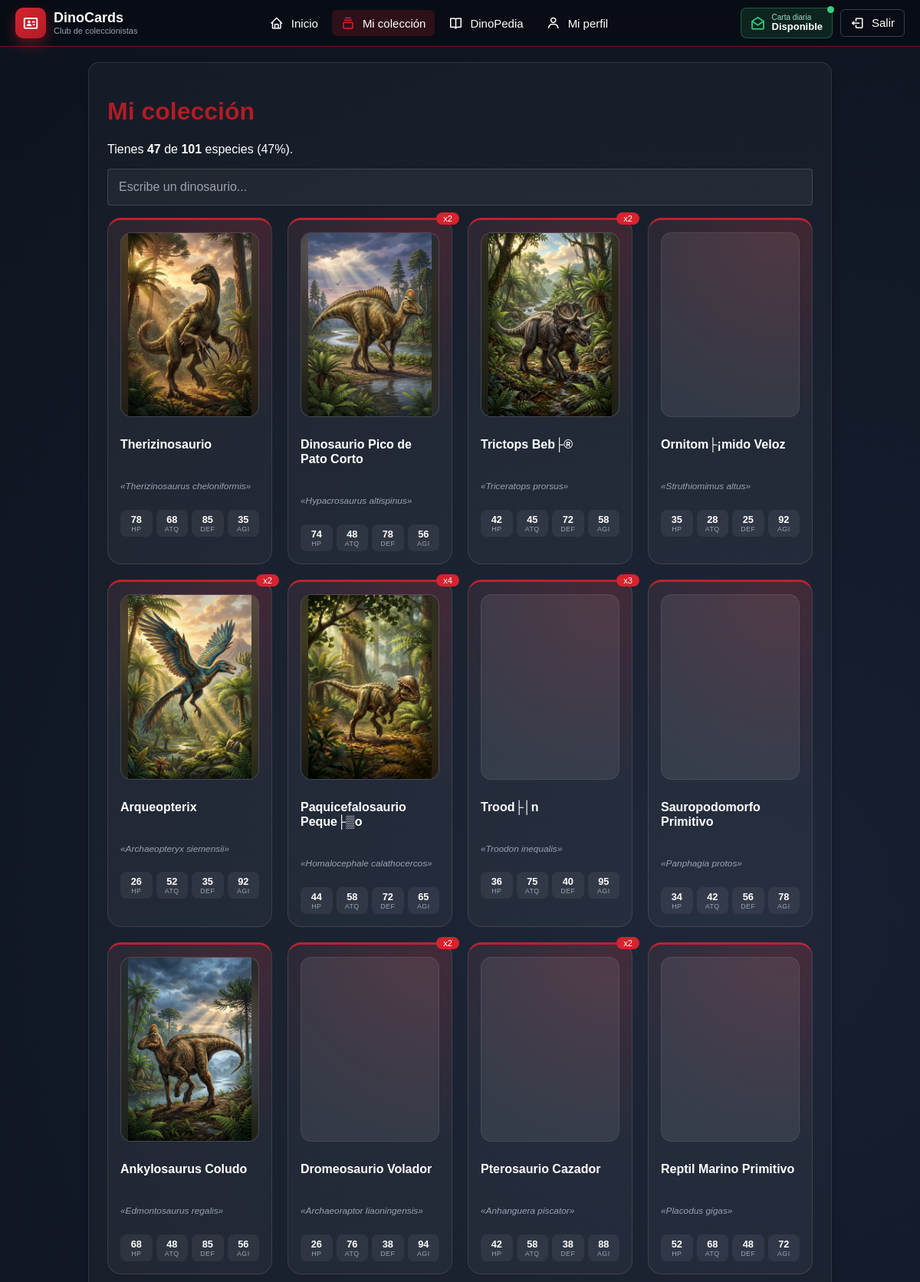
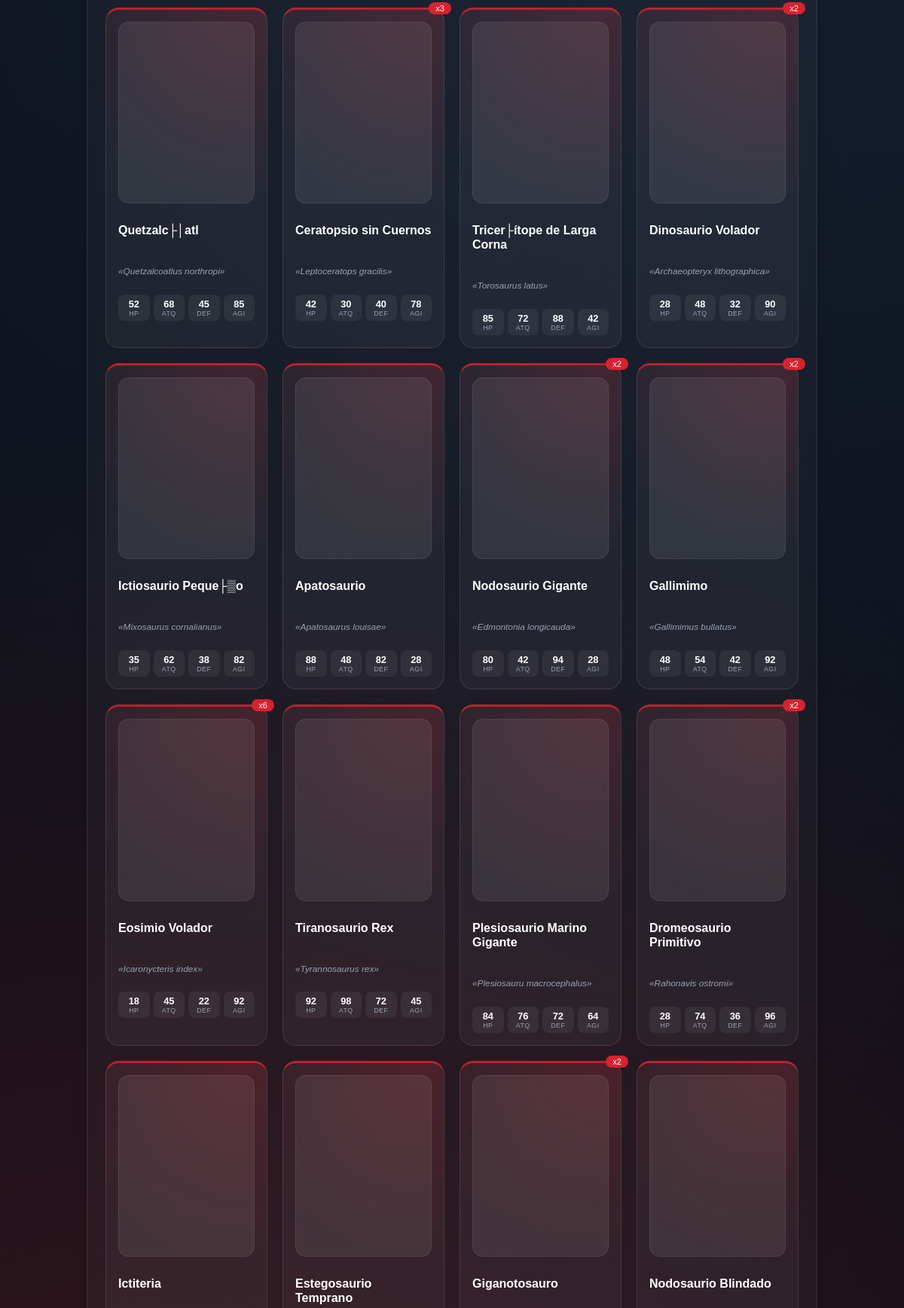
/coleccion.php (signed in, upper part), run on the app's committed database (2 pictures, top to bottom).
### tables this page shows
CREATE TABLE `dinosaurios` (
  `id` int NOT NULL AUTO_INCREMENT,
  `nombre` varchar(64) DEFAULT NULL,
  `especie` varchar(1024) DEFAULT NULL,
  `periodo` varchar(1024) DEFAULT NULL,
  `imagen_url` varchar(1024) DEFAULT NULL,
  `altura` decimal(4,2) DEFAULT NULL,
  `largo` decimal(4,2) DEFAULT NULL,
  `peso` decimal(6,3) DEFAULT NULL,
  `hp` int DEFAULT NULL,
  `vigor` int DEFAULT NULL,
  `ataque` int DEFAULT NULL,
  `defensa` int DEFAULT NULL,
  `agilidad` int DEFAULT NULL,
  PRIMARY KEY (`id`)
);

### src/AccesoDatos.php (called while the page is built, shortened)
<?php
function escapar($texto)
{
    return htmlspecialchars($texto ?? "", ENT_QUOTES, "UTF-8");
}

### coleccion.php (the view, shortened to what this page needs)
<?php
require_once __DIR__ . "/src/AccesoDatos.php";
$usuario_id = (int) $_SESSION["usuario_id"];
$ids = [];
$consulta = $conexion->prepare("SELECT dinosaurio_id FROM colecciones WHERE usuario_id = ?");
$consulta->bind_param("i", $usuario_id);
$consulta->execute();
$resultado = $consulta->get_result();
while ($fila = $resultado->fetch_assoc()) {
    $ids[] = (int) $fila["dinosaurio_id"];
}
$copias = [];
$orden  = [];
foreach ($ids as $id) {
    if (!isset($copias[$id])) {
        $copias[$id] = 0;
        $orden[] = $id;
    }
    $copias[$id]++;
}
$dinos = [];
if (count($orden) > 0) {
    $lista = implode(",", $orden);
    $res = $conexion->query("SELECT * FROM dinosaurios WHERE id IN ($lista)");
    while ($d = $res->fetch_assoc()) {
        $dinos[(int) $d["id"]] = $d;
    }
}
$total_catalogo = (int) $conexion->query("SELECT COUNT(*) AS total FROM dinosaurios")->fetch_assoc()["total"];
$total_especies = count($orden);
$porcentaje     = $total_catalogo > 0 ? round($total_especies / $total_catalogo * 100) : 0;
?>
<!DOCTYPE html>
<html lang="es">
<head>
    <link href="https://unpkg.com/boxicons@2.1.4/css/boxicons.min.css" rel="stylesheet">
    <link rel="stylesheet" href="styles/comun.css?v=<?= @filemtime(__DIR__ . '/styles/comun.css') ?>">
    <link rel="stylesheet" href="styles/paginas.css?v=<?= @filemtime(__DIR__ . '/styles/paginas.css') ?>">
</head>
<body>
<?php require "menu.php"; ?>
<main>
    <div class="tarjeta panel-oscuro">
        <h1>Mi colección</h1>
        <p>Tienes <b><?= $total_especies ?></b> de <b><?= $total_catalogo ?></b> especies (<?= $porcentaje ?>%).</p>
        <?php if ($total_especies === 0): ?>
            <p class="aviso error">Todavía no tienes ninguna carta. Abre tu sobre del día para empezar.</p>
        <?php else: ?>
            <div class="campo">
                <input type="text" id="buscador" oninput="filtrarColeccion()" placeholder="Escribe un dinosaurio...">
            </div>
            <ul class="cartas-grid">
                <?php foreach ($orden as $id): ?>
                    <?php if (!isset($dinos[$id])) { continue; } $d = $dinos[$id]; ?>
                    <li class="carta-mini" data-buscar="<?= escapar(strtolower($d["especie"] . " " . $d["nombre"])) ?>">
                        <?php if ($copias[$id] > 1): ?>
                            <span class="badge">x<?= $copias[$id] ?></span>
                        <?php endif; ?>
                        <span class="retrato">
                            <?php if (!empty($d["imagen_url"])): ?>
                                <img src="<?= escapar($d["imagen_url"]) ?>" alt="<?= escapar($d["nombre"]) ?>" loading="lazy" decoding="async" onerror="this.style.display='none'">
                            <?php else: ?>
                                <i class="bx bx-dna" aria-hidden="true"></i>
                            <?php endif; ?>
                        </span>
                        <h3><?= escapar($d["nombre"]) ?></h3>
                        <p class="apodo">«<?= escapar($d["especie"]) ?>»</p>
                        <div class="mini-stats">
                            <span><b><?= escapar($d["hp"]) ?></b><small>HP</small></span>
                            <span><b><?= escapar($d["ataque"]) ?></b><small>ATQ</small></span>
                            <span><b><?= escapar($d["defensa"]) ?></b><small>DEF</small></span>
                            <span><b><?= escapar($d["agilidad"]) ?></b><small>AGI</small></span>
                        </div>
                    </li>
                <?php endforeach; ?>
            </ul>
        <?php endif; ?>
    </div>
</main>
</body>
</html>

### styles/comun.css (style rules this page uses)
* { box-sizing: border-box; }
:root { --rojo: #d6232f; --rojo-osc: #b01c26; --fondo: #0b1018; --texto: #111827; --gris: #6b7280; --borde: #d9dde5; }
body { margin: 0; font-family: Arial, Helvetica, sans-serif; min-height: 100vh; color: #ffffff; background: radial-gradient(circle at 20% 70%, rgba(214, 35, 47, .25), transparent 45%), radial-gradient(circle at 80% 20%, rgba(60, 80, 130, .25), transparent 40%), var(--fondo); }
main { max-width: 1000px; margin: 20px auto; padding: 0 15px; }
.tarjeta { background-color: #181820; border: 1px solid #282836; border-radius: 14px; padding: 1.5rem; box-shadow: 0 4px 12px rgba(0, 0, 0, 0.2); margin-bottom: 20px; }
h1, h2, h3 { color: var(--rojo-osc); }

### styles/paginas.css (style rules this page uses)
.campo { margin-bottom: 16px; position: relative; text-align: left; }
.campo input { width: 100%; padding: 14px; font-size: 1rem; border: 1px solid var(--borde); border-radius: 4px; background: #fff; color: var(--texto); }
.tarjeta.panel-oscuro { background: rgba(255, 255, 255, .03); border-color: rgba(255, 255, 255, .1); color: #ffffff; }
.cartas-grid { list-style: none; display: grid; grid-template-columns: repeat(auto-fill, minmax(190px, 1fr)); gap: 20px; padding: 0; margin: 0; }
.carta-mini { position: relative; display: flex; flex-direction: column; gap: 10px; padding: 16px; border-radius: 18px; border: 1px solid rgba(255, 255, 255, .1); border-top: 3px solid rgba(214, 35, 47, .85); background: radial-gradient(circle at 85% 0%, rgba(214, 35, 47, .18), transparent 55%), rgba(255, 255, 255, .04); transition: transform .15s ease, border-color .15s ease; }
.carta-mini .retrato { position: relative; width: 100%; aspect-ratio: 3 / 4; display: flex; align-items: center; justify-content: center; border-radius: 14px; background: rgba(255, 255, 255, .08); color: var(--rojo); font-size: 2.6rem; overflow: hidden; border: 1px solid rgba(255, 255, 255, .08); }
.carta-mini .retrato img { width: 100%; height: 100%; object-fit: contain; object-position: center; display: block; transition: transform .35s ease; }
.carta-mini .retrato img:not(.fondo) { position: relative; z-index: 1; }
.carta-mini h3 { font-size: 1rem; color: #ffffff; line-height: 1.2; }
.carta-mini .apodo { font-size: .74rem; color: #9aa3b2; font-style: italic; }
.carta-mini .mini-stats { display: grid; grid-template-columns: repeat(4, 1fr); gap: 5px; margin-top: 2px; }
.carta-mini .mini-stats span { display: flex; flex-direction: column; align-items: center; padding: 5px 2px; background: rgba(255, 255, 255, .06); border-radius: 8px; }
.carta-mini .mini-stats b { font-size: .8rem; color: #ffffff; }
.carta-mini .mini-stats small { font-size: .55rem; color: #9aa3b2; letter-spacing: .5px; }
.carta-mini .badge { position: absolute; top: -10px; right: -10px; padding: 2px 9px; border-radius: 999px; background: var(--rojo); color: #ffffff; font-size: .7rem; font-weight: 200; }
.tarjeta.panel-oscuro .campo input { background: rgba(255, 255, 255, .05); border-color: rgba(255, 255, 255, .14); color: #ffffff; }
.tarjeta.panel-oscuro .campo input::placeholder { color: #9aa3b2; }

### data on the page
dinosaurios: imagen_url (picture), nombre "Therizinosaurio", especie "Therizinosaurus cheloniformis", hp "78", ataque "68", defensa "85", agilidad "35"
dinosaurios: id "2", imagen_url (picture), nombre "Dinosaurio Pico de Pato Corto", especie "Hypacrosaurus altispinus", hp "74", ataque "48", defensa "78", agilidad "56"
dinosaurios: id "2", imagen_url (picture), nombre "Trictops Beb├®", especie "Triceratops prorsus", hp "42", ataque "45", defensa "72", agilidad "58"
dinosaurios: nombre "Ornitom├¡mido Veloz", especie "Struthiomimus altus", hp "35", ataque "28", defensa "25", agilidad "92"
dinosaurios: id "2", imagen_url (picture), nombre "Arqueopterix", especie "Archaeopteryx siemensii", hp "26", ataque "52", defensa "35", agilidad "92"
dinosaurios: id "4", imagen_url (picture), nombre "Paquicefalosaurio Peque├▒o", especie "Homalocephale calathocercos", hp "44", ataque "58", defensa "72", agilidad "65"
dinosaurios: id "3", nombre "Trood├│n", especie "Troodon inequalis", hp "36", ataque "75", defensa "40", agilidad "95"
dinosaurios: nombre "Sauropodomorfo Primitivo", especie "Panphagia protos", hp "34", ataque "42", defensa "56", agilidad "78"
dinosaurios: imagen_url (picture), nombre "Ankylosaurus Coludo", especie "Edmontosaurus regalis", hp "68", ataque "48", defensa "85", agilidad "56"
dinosaurios: id "2", nombre "Dromeosaurio Volador", especie "Archaeoraptor liaoningensis", hp "26", ataque "76", defensa "38", agilidad "94"
dinosaurios: id "2", nombre "Pterosaurio Cazador", especie "Anhanguera piscator", hp "42", ataque "58", defensa "38", agilidad "88"
dinosaurios: nombre "Reptil Marino Primitivo", especie "Placodus gigas", hp "52", ataque "68", defensa "48", agilidad "72"
dinosaurios: imagen_url (picture), nombre "Quetzalc├│atl", especie "Quetzalcoatlus northropi", hp "52", ataque "68", defensa "45", agilidad "85"
dinosaurios: id "3", nombre "Ceratopsio sin Cuernos", especie "Leptoceratops gracilis", hp "42", ataque "30", defensa "40", agilidad "78"
dinosaurios: imagen_url (picture), nombre "Tricer├ítope de Larga Corna", especie "Torosaurus latus", hp "85", ataque "72", defensa "88", agilidad "42"
dinosaurios: id "2", imagen_url (picture), nombre "Dinosaurio Volador", especie "Archaeopteryx lithographica", hp "28", ataque "48", defensa "32", agilidad "90"
dinosaurios: imagen_url (picture), nombre "Ictiosaurio Peque├▒o", especie "Mixosaurus cornalianus", hp "35", ataque "62", defensa "38", agilidad "82"
dinosaurios: nombre "Apatosaurio", especie "Apatosaurus louisae", hp "88", ataque "48", defensa "82", agilidad "28"
dinosaurios: id "2", nombre "Nodosaurio Gigante", especie "Edmontonia longicauda", hp "80", ataque "42", defensa "94", agilidad "28"
dinosaurios: id "2", imagen_url (picture), nombre "Gallimimo", especie "Gallimimus bullatus", hp "48", ataque "54", defensa "42", agilidad "92"
dinosaurios: id "6", imagen_url (picture), nombre "Eosimio Volador", especie "Icaronycteris index", hp "18", ataque "45", defensa "22", agilidad "92"
dinosaurios: imagen_url (picture), nombre "Tiranosaurio Rex", especie "Tyrannosaurus rex", hp "92", ataque "98", defensa "72", agilidad "45"
dinosaurios: imagen_url (picture), nombre "Plesiosaurio Marino Gigante", especie "Plesiosauru macrocephalus", hp "84", ataque "76", defensa "72", agilidad "64"
dinosaurios: id "2", imagen_url (picture), nombre "Dromeosaurio Primitivo", especie "Rahonavis ostromi", hp "28", ataque "74", defensa "36", agilidad "96"
dinosaurios: imagen_url (picture), nombre "Ictiteria"
dinosaurios: imagen_url (picture), nombre "Estegosaurio Temprano"
dinosaurios: id "2", imagen_url (picture), nombre "Giganotosauro"
dinosaurios: nombre "Nodosaurio Blindado"

### other printed values
escapar($texto) "Inicio"
escapar($texto) "Mi colección"
escapar($texto) "DinoPedia"
escapar($texto) "Mi perfil"
$total_especies "47"
$total_catalogo "101"
$porcentaje "47"
